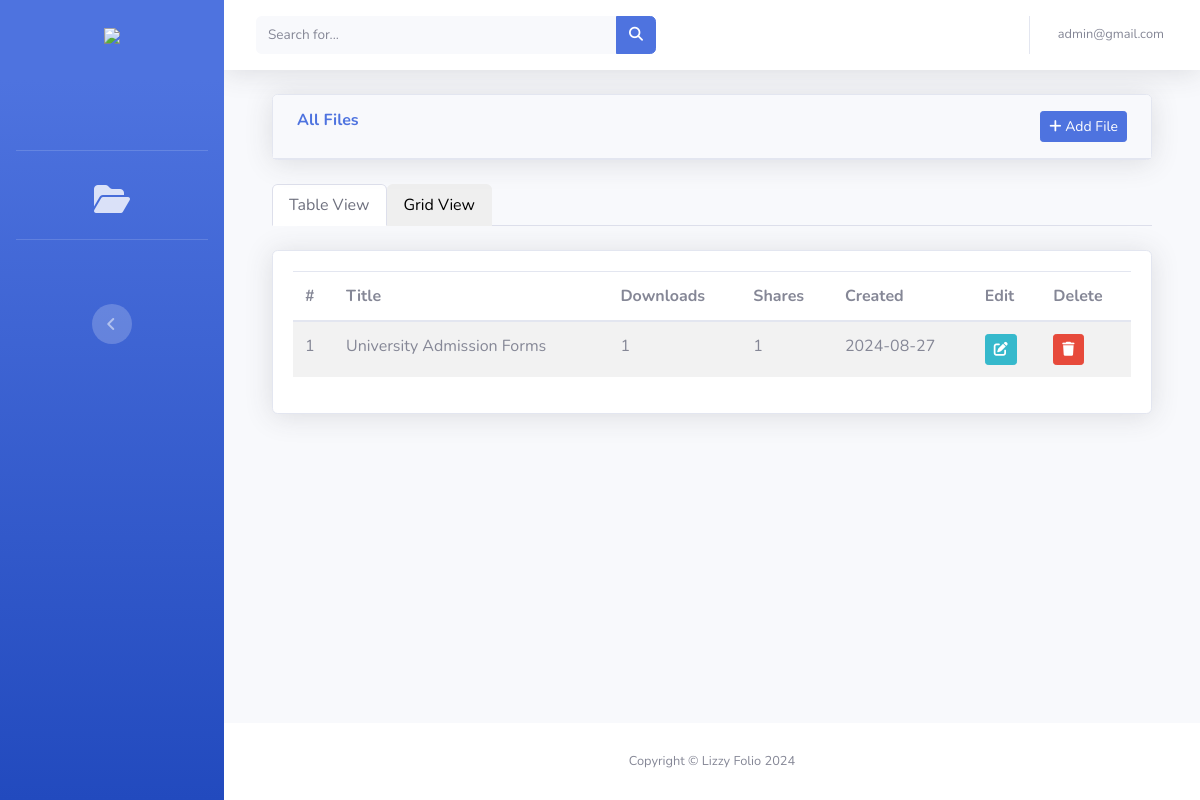
Page /admin-app/all-files/ (signed in) on the committed database.
### core/models.py (models this page shows, shortened)
class CustomUser(AbstractUser):
    email = models.CharField(max_length=40, unique=True, validators=[EmailValidator(message="Email field is required")])
    USERNAME_FIELD = 'email'
    REQUIRED_FIELDS = ['username']

### adminapp/models.py (models this page shows, shortened)
class FileModel(models.Model):
    title = models.CharField(max_length=255, blank=False, null=False)
    slug = models.SlugField()
    description = models.TextField()
    upload_by = models.ForeignKey(CustomUser, on_delete=models.CASCADE, related_name='admin')
    file = models.FileField(upload_to='files/', null=True, blank=True, validators=[FileExtensionValidator(allowed_extensions=['png', 'pdf', 'jpg', 'jpeg', 'docx'])])
    download_count = models.PositiveIntegerField(default=0)
    email_count = models.PositiveIntegerField(default=0)
    created = models.DateTimeField(auto_now_add=True, auto_now=False)
    updated = models.DateTimeField(auto_now_add=False, auto_now=True)
    class Meta:
        ordering = ['-created']

### adminapp/views.py (the view)
# urls.py: path('all-files/', view=views.filePage, name="all-files"),
@login_required(login_url='login')
def filePage(request):
    if request.user.is_staff == False:
        return redirect('home')
    title = "Lizzy File Server All Files"
    form = FileForm()
    files = FileModel.objects.all()
    context = {"title": title, "form": form, "files": files}
    return render(request=request, template_name='admin/files.html', context=context)

### adminapp/forms.py (shortened to what this page needs)
class FileForm(forms.ModelForm):
    title = forms.CharField(label="Title", widget=forms.TextInput(attrs={"class": "form-control", "placeholder": "Enter file title"}))
    description = forms.CharField(widget=forms.Textarea(attrs={"class": "form-control", "placeholder": "Enter description"}))
    file = forms.FileField(widget=forms.FileInput(attrs={"class":"form-control", "rows":5}))
    class Meta:
        model = FileModel
        fields = ['title', 'description', 'file']

### adminapp/templates/admin/files.html (shortened to what this page needs)
{% extends 'base.html' %}
{% load static %}
{% block content %}
    <div class="container-fluid my-3">
        <div class="row mb-4">
            <div class="col-sm-12 col-md-12">
                <div class="card shadow">
                    <div class="card-header py-3">
                        <div class="row px-3">
                            <h6 class="m-0 font-weight-bold text-primary">All Files</h6>
                            <h6 class="m-0 font-weight-bold text-primary ml-auto"><a href="#" class="btn btn-primary btn-sm" data-toggle="modal" data-target="#fileModal"><i class="fa fa-plus" aria-hidden="true"></i> Add File</a></h6>
                        </div>
                    </div>
                </div>
            </div>
        </div>
        <nav>
            <div class="nav nav-tabs" id="nav-tab" role="tablist">
              <button class="nav-link active" id="nav-home-tab" data-bs-toggle="tab" data-bs-target="#nav-home" type="button" role="tab" aria-controls="nav-home" aria-selected="true">Table View</button>
              <button class="nav-link" id="nav-profile-tab" data-bs-toggle="tab" data-bs-target="#nav-profile" type="button" role="tab" aria-controls="nav-profile" aria-selected="false">Grid View</button>
            </div>
          </nav>
          <div class="tab-content" id="nav-tabContent">
            <div class="tab-pane fade show active" id="nav-home" role="tabpanel" aria-labelledby="nav-home-tab" tabindex="0">
                <div class="card shadow mb-4 mt-4">
                    <div class="card-body">
                        <div class="table-responsive">
                            <table class="table table-striped" id="dataTable" width="100%" cellspacing="0">
                                <thead>
                                    <tr>
                                        <th>#</th>
                                        <th>Title</th>
                                        <th>Downloads</th>
                                        <th>Shares</th>
                                        <th>Created</th>
                                        <th>Edit</th>
                                        <th>Delete</th>
                                    </tr>
                                </thead>
                                <tbody>
                                    {% for file in files %}
                                        <tr>
                                            <td>{{ forloop.counter }}</td>
                                            <td>{{ file.title|title }}</td>
                                            <td>{{ file.download_count }}</td>
                                            <td>{{ file.email_count }}</td>
                                            <td>{{ file.created|date:'Y-m-d' }}</td>
                                            <td><a href="#" class="btn btn-sm btn-info" data-toggle="modal" data-target="#EditfileModal{{file.id}}"><i class="fa fa-edit"></i></a></td>
                                            <td><a href="#" data-toggle="modal" data-target="#deleteModal{{file.id}}" class="btn btn-danger btn-sm"><i class="fa fa-trash"></i></a></td>
                                        </tr>
                                    {% empty %}
                                        <tr>
                                            <td colspan="8" class="m-4">
                                                <h3 class="text-center text-danger" style="font-weight: bold;">No item found!</h3>
                                            </td>
                                        </tr>
                                    {% endfor %}
                                </tbody>
                            </table>
                        </div>
                    </div>
                </div>
            </div>
          </div>
    </div>
{% endblock content %}

### templates/topbar.html (shortened to what this page needs)
<nav class="navbar navbar-expand navbar-light bg-white topbar mb-4 static-top shadow">
     {% if request.user.is_superuser %}
        <form class="d-none d-sm-inline-block form-inline mr-auto ml-md-3 my-2 my-md-0 mw-100 navbar-search" action="{% url "admin-search" %}" method="post">
            <div class="input-group">
                <input type="text" class="form-control bg-light border-0 small" name="q" placeholder="Search for..."
                    aria-label="Search" aria-describedby="basic-addon2">
                <div class="input-group-append">
                    <button class="btn btn-primary" type="submit">
                        <i class="fas fa-search fa-sm"></i>
                    </button>
                </div>
            </div>
        </form>
     {% endif %}
    <ul class="navbar-nav ml-auto">
        {% if request.user.is_authenticated %}
            {% if request.user.is_superuser %}
                <li class="nav-item dropdown no-arrow">
                    <a class="nav-link dropdown-toggle" href="#" id="userDropdown" role="button"
                        data-toggle="dropdown" aria-haspopup="true" aria-expanded="false">
                        <span class="mr-2 d-none d-lg-inline text-gray-600 small">{{request.user.email}}</span>
                    </a>
                </li>
            {% endif %}
        {% endif %}
    </ul>
</nav>

### rows in the picture
CustomUser: user.email "admin@gmail.com"
FileModel: title "University Admission Forms", download_count "1", email_count "1", created "2024-08-27"
